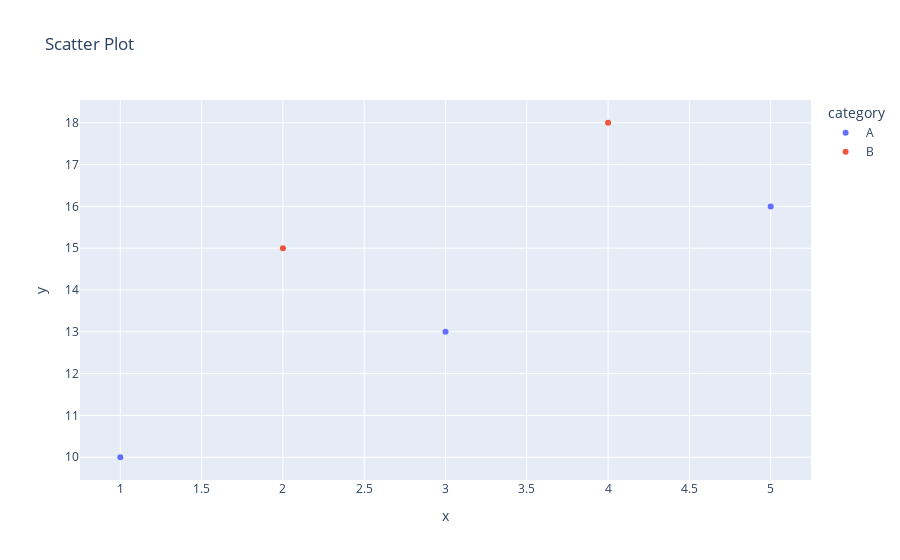

Here is the notebook cell this chart was saved with:
### Code cell
fig = px.scatter(df, x='x', y='y', color='category', title='Scatter Plot')

fig.show()

# fig.write_html('plot.html')

### Figure 1 — Plotly figure (JSON) as saved in the notebook; plotly's stock layout.template omitted (floating-point values rounded to 4 significant figures)
{"data": [{"hovertemplate": "category=A<br>x=%{x}<br>y=%{y}<extra></extra>", "legendgroup": "A", "marker": {"color": "#636efa", "symbol": "circle"}, "mode": "markers", "name": "A", "orientation": "v", "showlegend": true, "type": "scatter", "x": [1, 3, 5], "xaxis": "x", "y": [10, 13, 16], "yaxis": "y"}, {"hovertemplate": "category=B<br>x=%{x}<br>y=%{y}<extra></extra>", "legendgroup": "B", "marker": {"color": "#EF553B", "symbol": "circle"}, "mode": "markers", "name": "B", "orientation": "v", "showlegend": true, "type": "scatter", "x": [2, 4], "xaxis": "x", "y": [15, 18], "yaxis": "y"}], "layout": {"legend": {"title": {"text": "category"}, "tracegroupgap": 0}, "title": {"text": "Scatter Plot"}, "xaxis": {"anchor": "y", "domain": [0, 1], "title": {"text": "x"}}, "yaxis": {"anchor": "x", "domain": [0, 1], "title": {"text": "y"}}}}
